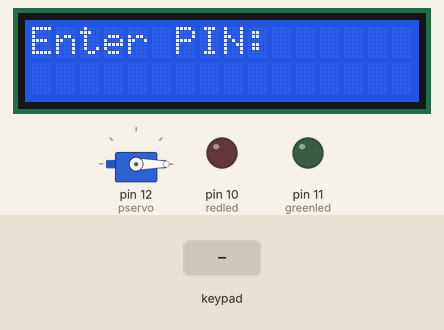
The sketch below on a simulated Arduino Uno, built with avr-gcc and run on an emulated ATmega328P. Parts: servo, 16×2 character LCD, output pins drawn as LEDs (lit = HIGH). Inputs (shaded band) come from the test bench. Pins used as bus, display or sensor lines are not drawn; what the sketch prints to the serial monitor is not drawn.

Above: at 4.2 s.
4.3 s: keypad keys 5 4 3 2 1 # pressed 0.4 s apart
At 7.0 s:
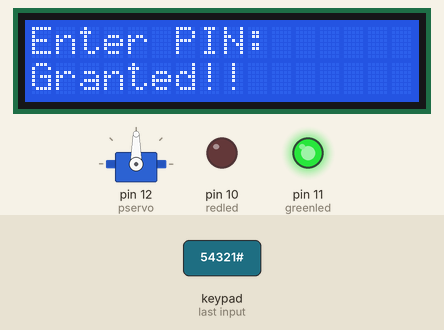
8.2 s: keypad keys 1 3 9 7 2 # pressed 0.4 s apart
At 13.2 s:
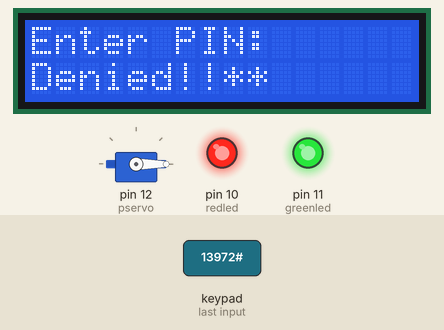
13.5 s: keypad keys 9 8 7 6 # pressed 0.4 s apart
At 15.4 s:
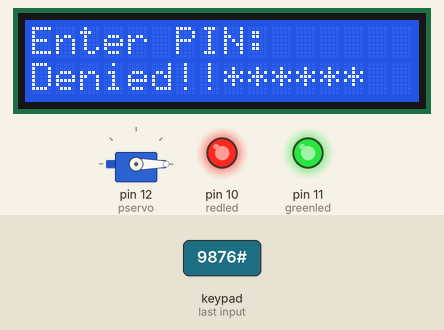
17.0 s: key '1' pressed
At 18.2 s:
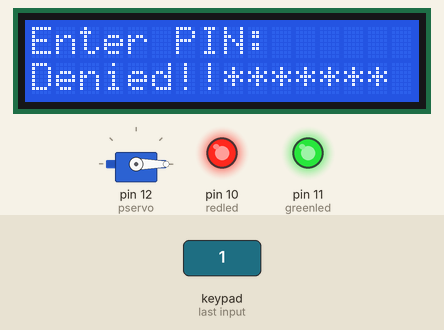
18.5 s: key '2' pressed
At 19.6 s:
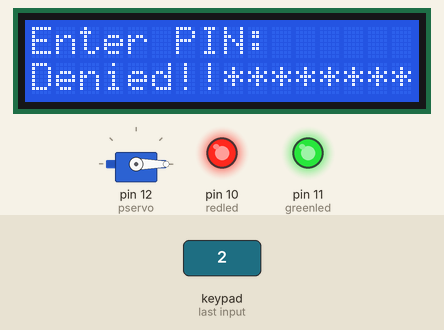
Timing chart, 0 to 21.0 s (numbered marks = the images above; inputs shaded):
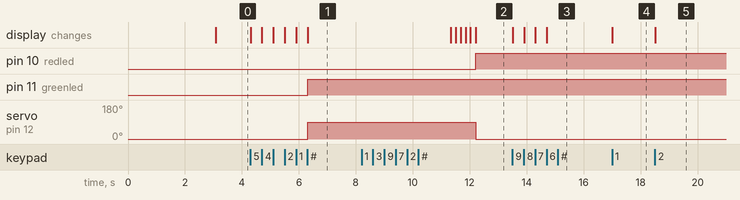

The sketch:

XP_keypad.ino
```cpp
#include <Servo.h>

#include<Keypad.h>
//#include<Servo.h>
#include<LiquidCrystal_I2C.h>
#include<Wire.h>

LiquidCrystal_I2C lcd(0x20,16,2);
//LiquidCrystal_I2C lcd=LiquidCrystal_I2C(0x20,16,2);
Servo pservo;
String Ppassword="54321";
String PIN="";

#define redled 10
#define greenled 11
#define buzzer 1

const byte ROWS=4;
const byte COLS=3;

char key[ROWS][COLS] = {
                        {'1','2','3'},
                        {'4','5','6'},
                        {'7','8','9'},
                        {'*','0','#'}
};

const byte rowPins[ROWS]={9,8,7,6};
const byte colPins[COLS]={5,4,3};

Keypad xkeypad= Keypad(makeKeymap(key),colPins,rowPins,ROWS,COLS);
//Keypad xkeypad(makeKeypad(key),colPins,rowPins,ROWS,COLS);
 //void checkPassword();
void setup() {
  pinMode(10,OUTPUT);
  pinMode(11,OUTPUT);
  pinMode(buzzer,OUTPUT);
  pservo.attach(12);
  pservo.write(0);

  Serial.begin(9600);

  lcd.init();
  lcd.backlight();
  lcd.setCursor(0,0);
  lcd.print("Smart lock");
  delay(3000);
  lcd.clear();
  lcd.setCursor(0,0);
  lcd.print("Enter PIN:");

  Serial.print("Enter Password:");
}

void loop() {
  char xkey = xkeypad.getKey();
  if(xkey){
    if(xkey =='#'){
      checkPassword();
    }else if(xkey == '*'){
     PIN ="";

    }else{
      PIN += xkey;
      Serial.print("*");
      lcd.setCursor(PIN.length() -1, 1);
      lcd.print("*");
    }


  }}


  void checkPassword(){

    if(PIN == Ppassword){

      Serial.print("Correct Password");Serial.print("Access Allowed");
      lcd.setCursor(0,1);
      lcd.print("Granted!!");
       digitalWrite(greenled,HIGH);
       pservo.write(90);
      delay(5000);
    }
    else{

      Serial.print("Incorrect Password");Serial.print("Access Denied");
      lcd.setCursor(0,1);
      lcd.print("Denied!!");
      digitalWrite(redled,HIGH);
      digitalWrite(buzzer,HIGH);
      pservo.write(0);

    }

  }
  void resetSystem(){
     PIN ="";
     Serial.print("Enter Password");

      lcd.setCursor(0,1);
      lcd.print("Enter PIN");
      delay(1000);
  }
```

Measured:
- after the input at 4.3 s, pin 11 (greenled): LOW → HIGH after 2.0 s; servo on pin 12 (pservo): 0° → 90° after 2.0 s; the display: first changes at once (image 1 shows a later state)
- after the input at 8.2 s, pin 10 (redled): LOW → HIGH after 4.0 s; servo on pin 12 (pservo): 90° → 0° after 4.0 s; the display: first changes after 3.1 s (image 2 shows a later state)
- after the input at 13.5 s, the display: first changes at once (image 3 shows a later state)
- after the input at 17.0 s, the display: changes at once (image 4)
- after the input at 18.5 s, the display: changes at once (image 5)
